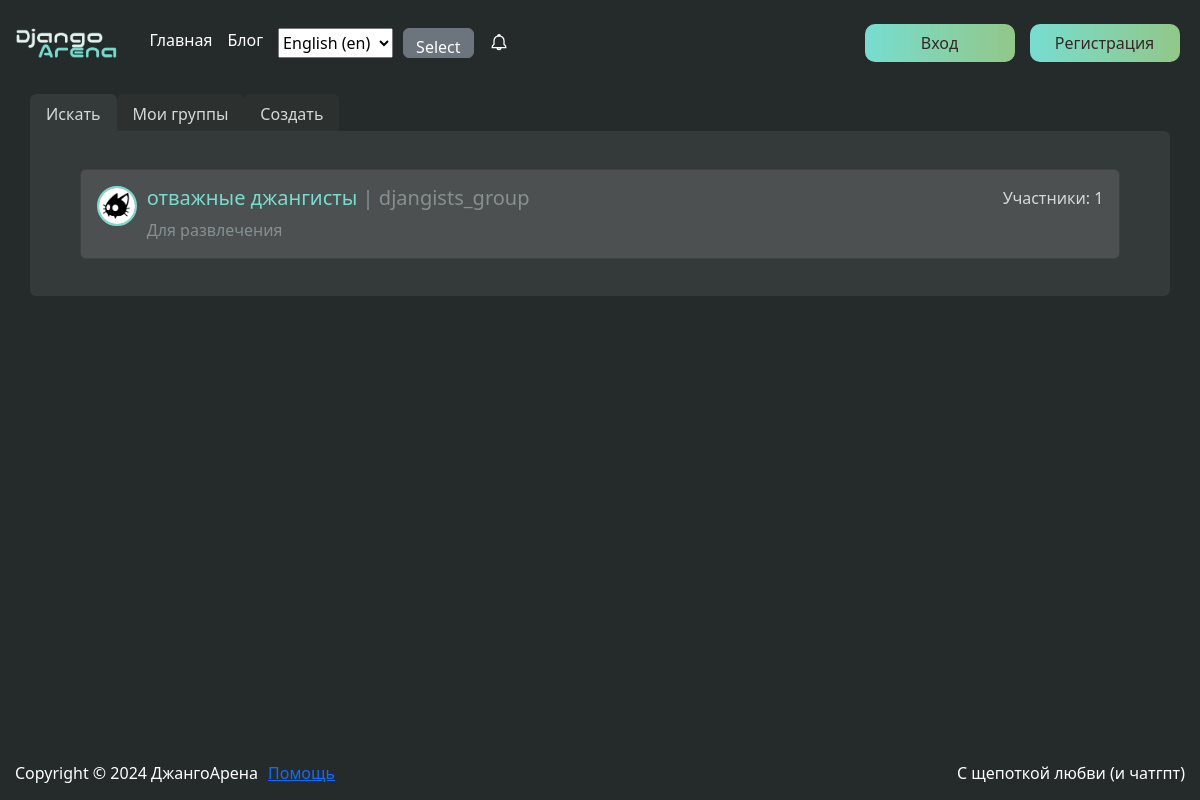
/groups/all/, run on an earlier commit of the app's database.
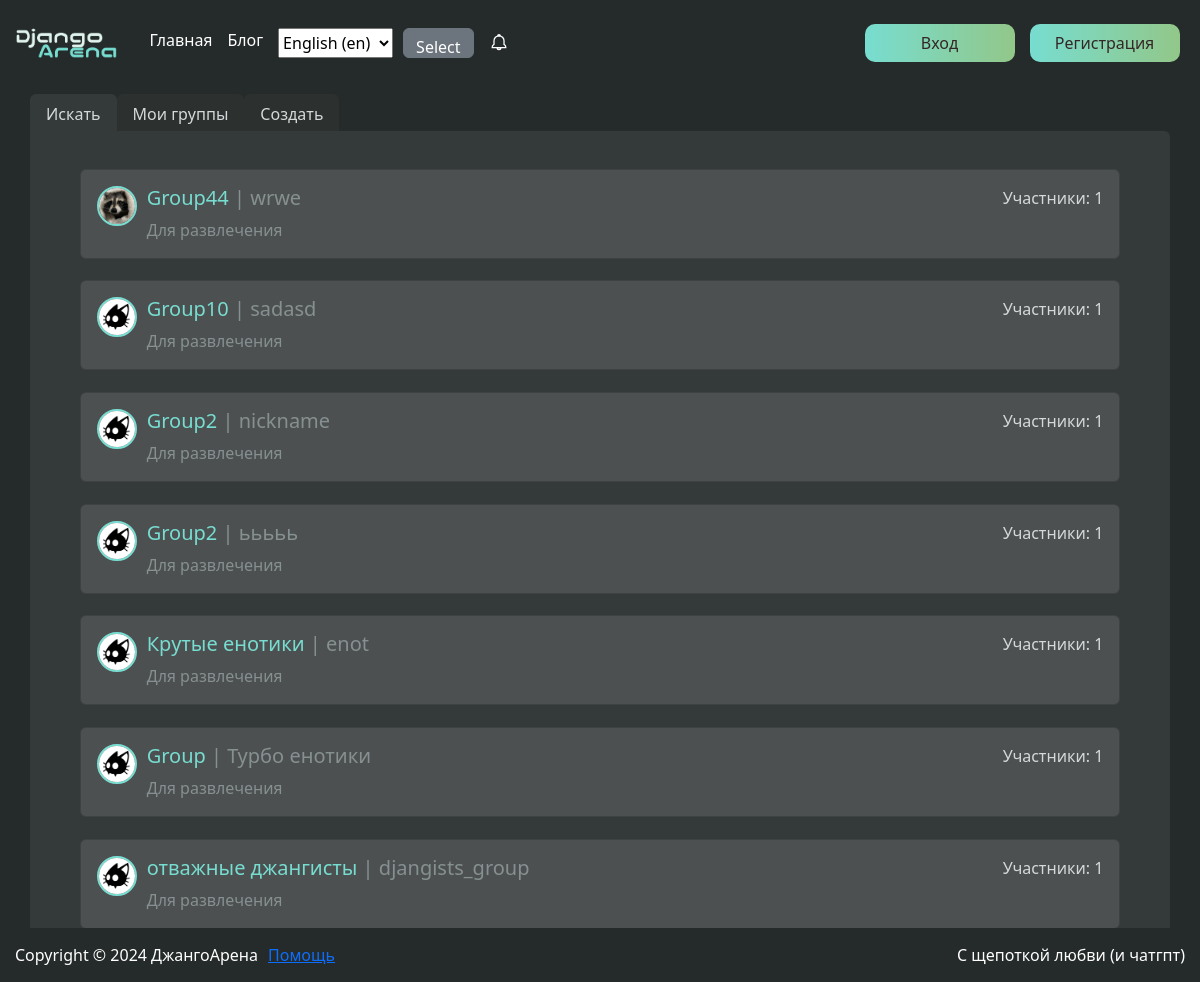
And on a later commit of the database.
### groups/models.py (models this page shows, shortened)
class Group(django.db.models.Model):
    title = django.db.models.CharField(
        verbose_name="название",
        help_text="Придумайте крутое название для своей группы",
        max_length=255,
        default="Group",
    )
    name = django.db.models.CharField(
        verbose_name="никнейм",
        help_text="Придумайте уникальное название",
        max_length=255,
        unique=True,
    )
    theme = django.db.models.CharField(
        verbose_name="тематика",
        help_text="Определитесь с тематикой группы(например 'для развлечения'"
        + "'друзья' и тд.)",
        max_length=30,
        default="Для развлечения",
        blank=True,
    )
    image = django.db.models.ImageField(
        "аватарка",
        help_text="Загрузите аватарку",
        upload_to=get_path_image,
        null=True,
        blank=True,
    )
    description = django.db.models.TextField(
        verbose_name="описание",
        help_text="Опишите группу",
    )
    is_public = django.db.models.BooleanField(
        default=False,
        verbose_name="публичная ли группа?",
        help_text="В публичную группу могут вступить все желающие",
    )
    created_at = django.db.models.DateTimeField(
        auto_now_add=True,
    )
    class Meta:
        verbose_name = "Группы"
        verbose_name_plural = "Группы"

### groups/views.py (the view)
# urls.py: django.urls.path("all/", groups.views.GroupAllView.as_view(), name="all"),
class GroupAllView(django.views.View):
    def get(self, *args, **kwargs):
        selected_groups = (
            groups.models.Group.objects.all()
            .prefetch_related("group")
            .order_by(
                "-created_at",
            )
        )
        context = {
            "title": "Искать группы",
            "tab": "all",
            "groups": selected_groups,
        }
        return django.shortcuts.render(
            request=self.request,
            template_name="group/user_group.html",
            context=context,
        )

### notifications/context_processors.py (called while the page is built)
def get_notifications(request):
    if request.user.is_authenticated:
        user = core.models.User.objects.get(pk=request.user.id)
        cur_notifications = notifications.models.Notification.objects.filter(
            recipient=user.id,
        )
    else:
        cur_notifications = []
    return {"notifications": cur_notifications}

### templates/group/user_group.html (shortened to what this page needs)
{% extends "base.html" %}
{% load static %}
{% block content %}
<div class="container">
    <div class="row">
        <ul class="nav nav-tabs" style="border: none;margin-bottom: -2px">
            <li class="nav-item">
                <a class="nav-link" {% if tab == "all" %}style="background-color: #343a39;border:none" {% else %}
                    style="border:none" {% endif %} href={% url "groups:all" %}>Искать</a>
            </li>
            <li class="nav-item">
                <a class="nav-link" {% if tab == "my" %}style="background-color: #343a39;border: none;" {% else %}
                    style="border:none" {% endif %} href={% url "groups:my" %}>Мои группы</a>
            </li>
            <li class="nav-item">
                <a class="nav-link" style="border:none"  href={% url "groups:new_groups" %}>Создать</a>
            </li>
        </ul>
        <div class="card" id="parent_card">
            <div class="card-body">
                {% for group in groups %}
                <a href="{% url 'groups:groups_detail' group.id %}" style="text-decoration:none">{% include "includes/group.html" %}</a>
                {% endfor %}
            </div>
        </div>
    </div>
</div>
{% endblock %}

### templates/base.html (shortened to what this page needs)
{% load static %}
<!DOCTYPE html>
<html lang="en">
<head>
  <link type="text/css" rel="stylesheet" href="{% static 'codemirror/css/codemirror.min.css' %}">
  <link type="text/css" rel="stylesheet" href="{% static 'codemirror/css/dracula.min.css' %}">
  <link href="{% static "bootstrap/css/bootstrap.min.css" %}" rel="stylesheet">
  <link href="{% static "swiper/css/swiper-bundle.min.css" %}" rel="stylesheet">
  <link rel="stylesheet" type="text/css" href="{% static 'popup/popup.css' %}">
  <link href="{% static "style.css" %}" rel="stylesheet">
  <link href="{% static "css/header.css" %}" rel="stylesheet">
  <link href="{% static "css/footer.css" %}" rel="stylesheet">
  <link href="{% static "css/results.css" %}" rel="stylesheet">
  <link href="{% static "css/profile.css" %}" rel="stylesheet">
  <link href="{% static "css/lobby.css" %}" rel="stylesheet">
  <link href="{% static "css/blog.css" %}" rel="stylesheet">
  <link href="{% static "css/chat.css" %}" rel="stylesheet">
  <link href="{% static "css/main.css" %}" rel="stylesheet">
  <link rel="stylesheet" href="https://cdnjs.cloudflare.com/ajax/libs/noty/3.1.4/noty.min.css">
</head>
<body class="flex-container">
  <div class="wrapper">
    {% include "includes/header.html" %}
    <div class="content p-3">
      {% block content %}{% endblock content %}
  </div>
  {% include "includes/footer.html" %}
</div>
</body>
</html>

### templates/includes/header.html (shortened to what this page needs)
{% load i18n %}
{% load static %}
<header class="header">
  <nav class="header__navbar navbar-header navbar navbar-expand-lg navbar-dark">
    <div class="p-3">
      <a class="menu-header__link" href="{% url 'homepage:main' %}">
        <img src="{% static "logo.jpg" %}" alt="" height="37" class="d-inline-block align-text-top">
      </a>
    </div>
    <ul class="navbar-header__menu navbar-header__menu-left menu-header p-3">
      <li class="menu-header__item">
        <a class="menu-header__link" href="{% url 'homepage:main' %}">{% translate "Главная" %}</a>
      </li>
      <li class="menu-header__item">
        <a class="menu-header__link" href="{% url 'notes:blog-all' %}">{% translate "Блог" %}</a>
      </li>
      <form action="{% url 'set_language' %}" method="post" style="display:flex; gap: 10px;">{% csrf_token %}
          <select name="language" style="height: 30px;">
              {% get_current_language as LANGUAGE_CODE %}
              {% get_available_languages as LANGUAGES %}
              {% get_language_info_list for LANGUAGES as languages %}
              {% for language in languages %}
                  <option value="{{ language.code }}"{% if language.code == LANGUAGE_CODE %} selected{% endif %}>
                      {{ language.name_local }} ({{ language.code }})
                  </option>
              {% endfor %}
          </select>
          <input class="btn btn-secondary" style="height: 30px;" type="submit" value="Select">
      </form>
      <li class="menu-header__item" id="header-notifications-button">
        <img class="menu-header__img" src="{% static "images/icons/header_notifications.svg" %}" alt="">
      </li>
    </ul>
    <ul class="navbar-header__menu navbar-header__menu-right menu-header p-3">
      {% if request.user.is_authenticated %}
        <li class="menu-header__item">
          <link rel="stylesheet" type="text/css" href="{% static 'popup/popup.css' %}">
          <div id="modal" class="modal fade">
            <div id="dialog" class="modal-dialog" data-hx-target="this"></div>
          </div>
          <button class="gradient-button" data-hx-get="{% url 'lobby:gameplay-settings' %}" data-hx-target="#dialog">{% translate "Начать дуэль" %}</button>
        </li>
        <div class="dropdown-center">
          <a class="profile-dropdown__link dropdown-toggle" type="button" data-bs-toggle="dropdown" aria-expanded="false">
            <img id="ava" class="social-profile__image rounded-circle" alt=""
                src={% if request.user.image %}"{{ request.user.image.url }}"{% else %}{% static "images/avatar.png" %}{% endif %}
                loading="lazy">
          </a>
          <ul class="dropdown-menu dropdown-menu-dark dropdown-menu-end profile-dropdown-menu">
            <li class="dropdown-item menu-header__item">
              <a class="menu-header__link" href="{% url 'users:profile' request.user.id %}">{% translate "Профиль" %}</a>
            </li>
            <li class="dropdown-item menu-header__item">
              <a class="menu-header__link" href="{% url 'users:edit' %}">{% translate "Настройки профиля" %}</a>
            </li>
            <li class="dropdown-item menu-header__item">
              <a href="{% url 'users:logout' %}" class="btn btn-outline-danger">{% translate "Выйти" %}</a>
            </li>
          </ul>
        </div>
      {% else %}
        <li class="menu-header__item">
          <a href="{% url 'users:login' %}" class="gradient-button btn btn-primary">Вход</a>
        </li>
        <li class="menu-header__item">
          <a href="{% url 'users:signup' %}" class="gradient-button btn btn-primary" data-toggle="modal"
          data-target="#register-dialog" id="register-btn">Регистрация</a>
        </li>
      {% endif %}
    </ul>
  </nav>
</header>

### templates/includes/group.html
{% load static %}
<div class="card" id="note_card">
    <div class="card-body" style="display: flex; justify-content: space-between">
        <div style="display: flex">
            <img id="ava" alt=""
                src={% if group.image %}"{{ group.image.url }}"{% else %}{% static "images/group-avatar2.jpg" %}{% endif %}
                height="50" width="50" loading="lazy" class="rounded-circle">
            <div style=" margin-left: 10px">
                <h5><span class="title">{{ group.title }}</span> <span style="color: #869090">| {{ group.name }}</span>
                </h5>
                <div style="color: #869090">{{ group.theme }}</div>
            </div>
        </div>
        <p style="float:right; color:#D6D9D9">Участники: {{ group.group.count }}</p>
    </div>
</div>

### templates/includes/footer.html
{% load static %}
{% load i18n %}
<footer class="footer">
  <div class="footer__copyright">{% translate "Copyright © 2024 ДжангоАрена" %}</div>
  <a class="footer__support" href="{% url 'feedback:feedback' %}">{% translate "Помощь" %}</a>
  <div class="footer__love">{% translate "С щепоткой любви (и чатгпт)" %}</div>
</footer>

### static_dev/style.css (style rules this page uses)
* { padding: 0; }
ul { padding: 0; }
body { height: 100%; color: #cdd5d6; }
.wrapper { position: relative; height: 100%; min-height: 100vh; }
.flex-container { display: flex; flex-direction: column; flex-direction: column; height: 100%; min-height: 100vh; background-color: #252b2a; }
nav { background-color: #252b2a; }

### static_dev/css/header.css (style rules this page uses)
.header__navbar { display: flex; justify-items: center; padding-bottom: 0; }
.navbar-header__menu { display: flex; width: 100%; gap: 15px; list-style: none; margin: 0; }
.navbar-header__menu-right { justify-content: right; align-items: center; }
.menu-header__link { text-decoration: none; color: white; }
.menu-header__img { width: 20px; height: 20px; }
.menu-header__item { position: relative; }
.gradient-button { float: right; margin: -2% 3%; background: linear-gradient(to right, #77ddd0 0%, #92c789 100%); border: none; border-radius: 10px; color: #352727; width: 150px; padding: 7px 25px; font-size: 16px; cursor: pointer; }
.menu-header__link { text-decoration: none; }
#ava { border: 2px solid #77ddd0; outline-offset: 2px; width: 40px; height: 40px; }

### static_dev/css/footer.css (style rules this page uses)
.footer { position: absolute; bottom: 0; width: 100%; color: white; display: flex; gap: 10px !important; align-items: center; background-color: #252B2A; padding: 15px; margin-top: auto; }
.footer__love { margin-left: auto; }

### static_dev/css/blog.css (style rules this page uses)
#parent_card { background-color: #343a39; border: none; border-top-left-radius: 0; }
#note_card { background-color: #4d5051; margin: 2%; }
.title { color: #77ddd0; }
.nav-link { background-color: #2c3130; color: #d6d9d9; }

### static_dev/css/chat.css (style rules this page uses)
form { margin-bottom: 0; }

What changed in the data, as far as the page shows it:
added Group: image (picture), title "Group44", name "wrwe", theme "Для развлечения", group.count "1"
added Group: title "Group10", name "sadasd", theme "Для развлечения", group.count "1"
added Group: title "Group2", name "nickname", theme "Для развлечения", group.count "1"
added Group: title "Group2", name "ььььь", theme "Для развлечения", group.count "1"
added Group: title "Крутые енотики", name "enot", theme "Для развлечения", group.count "1"
added Group: title "Group", name "Турбо енотики", theme "Для развлечения", group.count "1"
